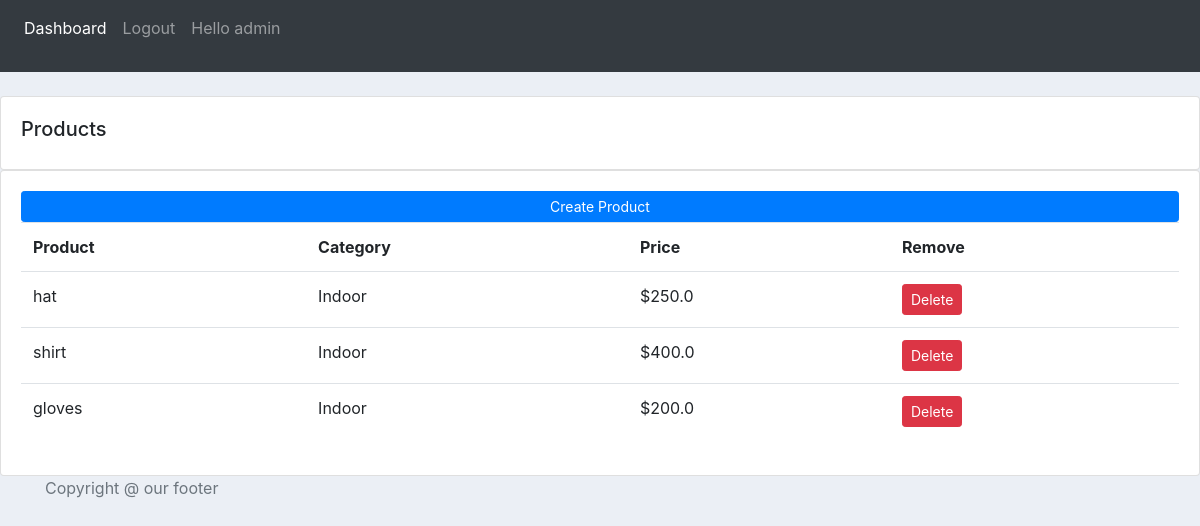
Screenshot of /product/ (signed in) with the database file from the repository.
### account/models.py (models this page shows, shortened)
class User(AbstractUser):
	name=models.CharField(max_length=200,null=True)
	email=models.EmailField(null=True,unique=True)
	phone=models.CharField(max_length=12,null=True)
	USERNAME_FIELD= 'username'
	REQUIRED_FIELDS=[]

class Product(models.Model):
	CATEGORY = (
			('Indoor', 'Indoor'),
			('Out Door', 'Out Door'),
			)
	name = models.CharField(max_length=200, null=True)
	price = models.FloatField(null=True)
	category = models.CharField(max_length=200, null=True, choices=CATEGORY)
	date_created = models.DateTimeField(auto_now_add=True, null=True, blank=True)

### account/decorator.py (the view)
    def wrapper(request,*args,**kwargs):
      group=None
      if request.user.groups.exists():
        group=request.user.groups.all()[0].name
      if group in allowed_roles:
        return view_func(request,*args,**kwargs)
      else:
        return HttpResponse('you don\'t allow here')

### account/decorator.py (called while the page is built)
def allowed_user(allowed_roles=[]):
  def decorator(view_func):
    def wrapper(request,*args,**kwargs):
      group=None
      if request.user.groups.exists():
        group=request.user.groups.all()[0].name
      if group in allowed_roles:
        return view_func(request,*args,**kwargs)
      else:
        return HttpResponse('you don\'t allow here')
    return wrapper
  return decorator

def admin_only(view_func):
  def wrapper(request,*args,**kwargs):
    group=None
    if request.user.groups.exists():
      group=request.user.groups.all()[0].name
    if group == 'customer':
      return redirect('profile')
    if group == 'admin':
      return view_func(request,*args,**kwargs)
  return wrapper

### account/views.py (called while the page is built)
@allowed_user(allowed_roles=['admin'])
@admin_only
def product(request):
	product=Product.objects.all()
	context={'products':product}
	return render (request,'account/products.html',context)

### account/templates/account/products.html
{% extends 'main.html' %}
{% block content %}
{% include 'navabar.html' %}
<br>
<div class="row">
	<div class="col-md">
		<div class="card card-body">
			<h5>Products</h5>
		</div>
		<div class="card card-body">
			<a class="btn btn-primary  btn-sm btn-block" href="{% url 'create_product' %}">Create Product</a>
			<table class="table">
				<tr>
					<th>Product</th>
					<th>Category</th>
					<th>Price</th>
					<th>Remove</th>
				</tr>
				{% for product in products %}
					<tr>
						<td>{{product.name}}</td>
						<td>{{product.category}}</td>
						<td>${{product.price}}</td>
						<td><a class="btn btn-sm btn-danger" href="{% url 'delete_product' product.id %}">Delete</a></td>
					</tr>
				{% endfor %}
			</table>
		</div>
	</div>
</div>
{% endblock content %}

### templates/navabar.html (shortened to what this page needs)
<nav class="navbar navbar-expand-lg navbar-dark bg-dark">
  <div class="collapse navbar-collapse" id="navbarSupportedContent">
    <ul class="navbar-nav mr-auto">
      <li class="nav-item active">
        <a class="nav-link" href="{% url 'dashboard' %}">Dashboard</a>
      </li>
      {% if request.user.is_authenticated%}
      <a class="nav-link" href="{% url 'logout_page'%}">Logout</a>
      <p class="nav-link">Hello {{request.user.username}}</p>
      {% else %}
      <a class="nav-link" href="{% url 'login'%}">Login</a>
      {% endif %}
    </ul>
  </div>
</nav>

### static/css/main.css (style rules this page uses)
body { background-color: #ebeff5; }

### rows the page displays
User: user.username "admin"
Product: name "hat", category "Indoor", price "250.0"
Product: name "shirt", category "Indoor", price "400.0"
Product: name "gloves", category "Indoor", price "200.0"
